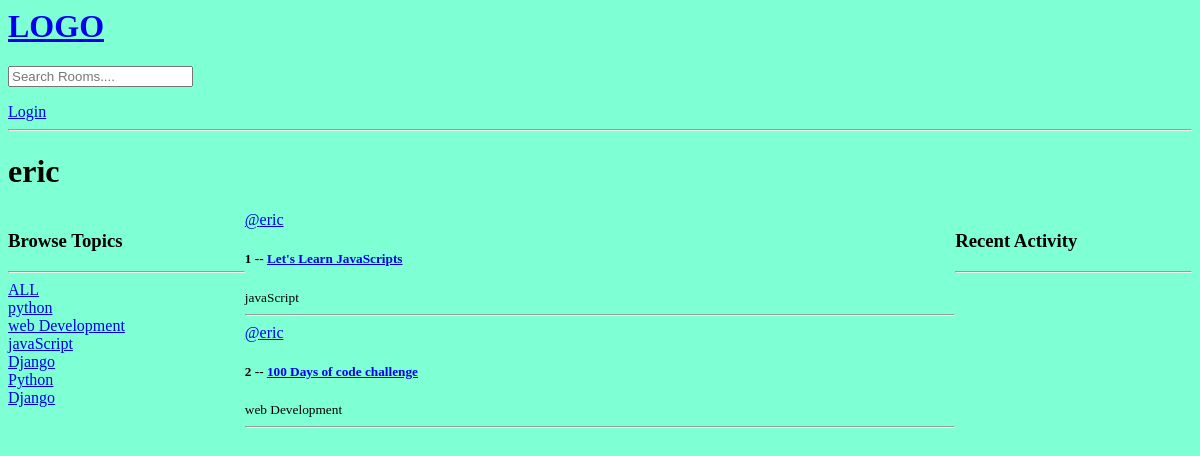
The app's page /profile/1/, older data.
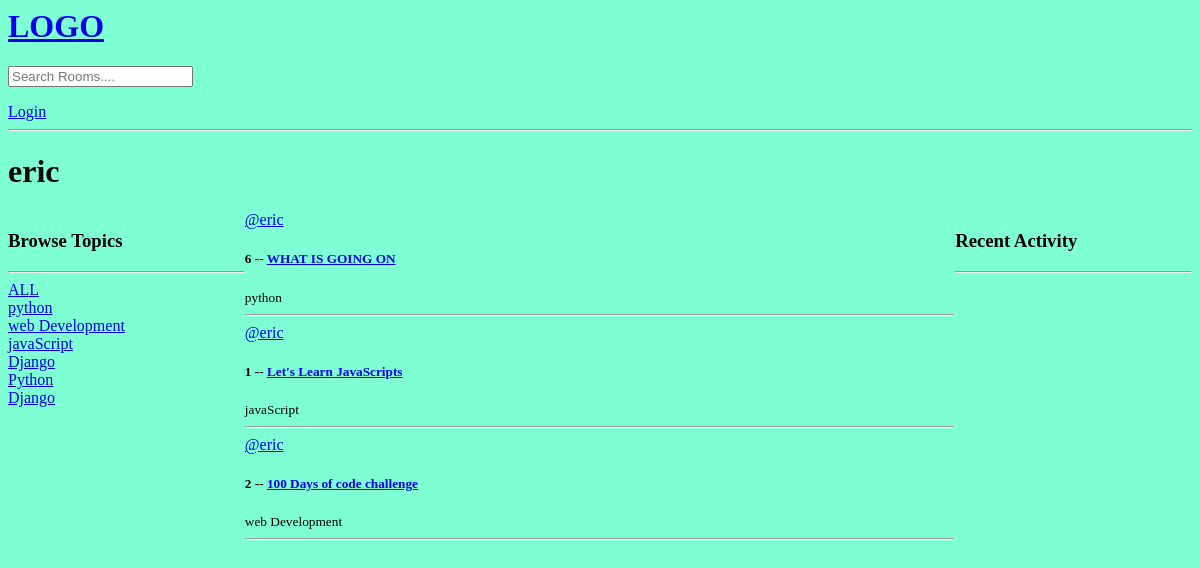
The same page, newer data.
### base/models.py (models this page shows, shortened)
class Topic(models.Model):
    name = models.CharField(max_length=200)

class Room(models.Model):
    host = models.ForeignKey(User, on_delete=models.SET_NULL, null=True)
    topic = models.ForeignKey(Topic, on_delete=models.SET_NULL, null=True)
    name = models.CharField(max_length=200)
    description = models.TextField(null=True, blank=True)
    participants = models.ManyToManyField(User, related_name='participants', blank=True)
    updated = models.DateTimeField(auto_now=True)
    created = models.DateTimeField(auto_now_add=True)
    class Meta:
        ordering = ['-updated', '-created']

### base/views.py (the view)
# urls.py: path('profile/<str:pk>/', views.userProfile, name='user-profile'),
def userProfile(request, pk):
    user = User.objects.get(id=pk)
    rooms=user.room_set.all()
    room_message = user.message_set.all()
    topics =Topic.objects.all()
    context= {'user': user,'rooms': rooms,'room_message':room_message, 'topics':topics}
    return render(request, 'base/profile.html',context)

### base/templates/base/profile.html (shortened to what this page needs)
{% extends 'main.html' %}
{%block content%}
<h1>{{user.username}}</h1>
<div class="profile-container">
    <div>
        {% include 'base/topics_component.html' %}
    </div>
    <div>
        {% include 'base/feed_component.html' %}
    </div>
    <div>
        {% include 'base/activity_component.html' %}
    </div>
</div>
{%endblock content%}

### templates/main.html (shortened to what this page needs)
<!DOCTYPE <!DOCTYPE html>
{% load static %}
<html>
    <head>
        <link rel="stylesheet" type="text/css" media="screen" href="{% static 'styles/main.css' %}">
    </head>
    <body>
        {% include 'navbar.html' %}
        {% block content %}
        {% endblock %}
    </body>
</html>

### templates/navbar.html
<a href="/">
    <h1>LOGO</h1>
</a>
<form method="GET" action="{% url 'home' %}">
    <input type="text" name="q" placeholder="Search Rooms....">
</form>
{% if request.user.is_authenticated %}
<p>Hello {{request.user}}</p>
<a href="{%url 'logout'%}">Logout</a>
{% else %}
<a href="{% url 'login'%}">Login</a>
{%endif%}
<hr>

### base/templates/base/topics_component.html
<h3>Browse Topics</h3>
        <hr>
        <div>
            <a href="{% url 'home' %}">ALL</a>
        </div>
        {% for topic in topics %}
            <div>
                <a href="{% url 'home' %}?q={{ topic.name }}">{{topic.name}}</a>
            </div>
        {%endfor%}

### base/templates/base/feed_component.html (shortened to what this page needs)
<div>
    {% for room in rooms %}
        <div>
            <a href="{% url 'user-profile' room.host.id %}">@{{room.host.username}}</a>
            <h5>{{room.id}} -- <a href='{% url "room" room.id %}'> {{room.name}} </a> </h5>
            <small>{{room.topic.name}}</small>
            <hr>
        </div>
    {%endfor%}
</div>

### base/templates/base/activity_component.html (shortened to what this page needs)
<h3>Recent Activity</h3>
        <hr>

### static/styles/main.css (style rules this page uses)
body { background-color: aquamarine; }

### base/templates/base/profile.html (style rules this page uses)
.profile-container { display: grid; grid-template-columns: 1fr 3fr 1fr; }

Row changes from the older to the newer data that the page shows:
added Room: host.username "eric", id "6", name "WHAT IS GOING ON", topic.name "python"
